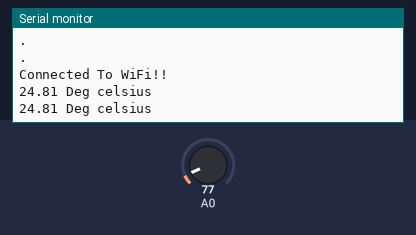
A sketch run on a simulated ESP8266 (NodeMCU). Shown: the last lines printed to the serial monitor. The test bench sets the inputs (shaded band); at power-on: A0 = 77. WiFi joins after 1.5 s; servers stay silent unless stated.

Above: at 2.7 s.
2.8 s: A0 set to 92
At 3.3 s:
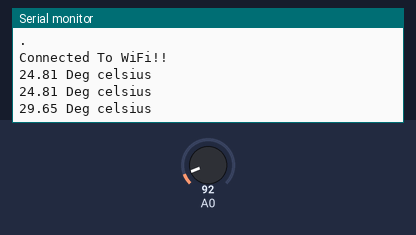
4.3 s: A0 set to 107
At 5.3 s:
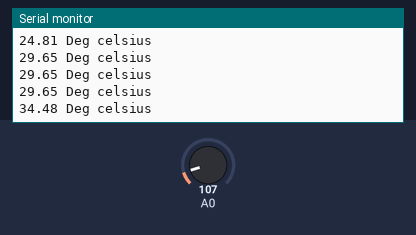
Timing chart, 0 to 7.3 s (numbered marks = the images above; inputs shaded):
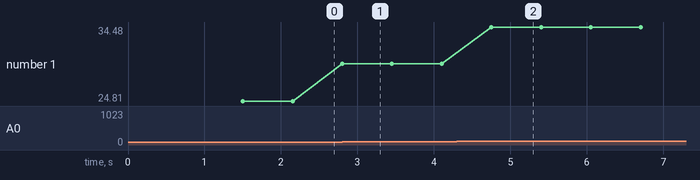

The sketch:

tempSensorFirebase.ino
```cpp
#include <FirebaseArduino.h>

#include <ESP8266WiFi.h>

#define FIREBASE_HOST "fir-auth-6ebf2.firebaseio.com"
#define WIFI_SSID "Redmi"
#define WIFI_PASSWORD "12345"


void setup() {
  Serial.begin(9600);
  WiFi.begin(WIFI_SSID,WIFI_PASSWORD);
  while(WiFi.status()!=WL_CONNECTED){
    delay(500);
    Serial.println(". ");
  }
  Serial.println("\n");
  Serial.println("Connected To WiFi!!\n");
  Firebase.begin(FIREBASE_HOST);
}
//LM35: facing flat end towards you, r8 to left: vcc, A0, gnd

void loop() {
  int analog = analogRead(17);
  float celsius = analog * 0.322265625;
  Serial.print(celsius);
  Serial.println(" Deg celsius");
  Firebase.setFloat("Deg Celsius: ",celsius);
  delay(500);
}
```

Measured:
- after the input at 2.8 s, the serial monitor: prints a new line at once (image 1)
- after the input at 4.3 s, the serial monitor: prints a new line after 0.45 s (image 2)
- plotted number 1: 24.81 → 29.65 after the input at 2.8 s, 29.65 → 34.48 after the input at 4.3 s
